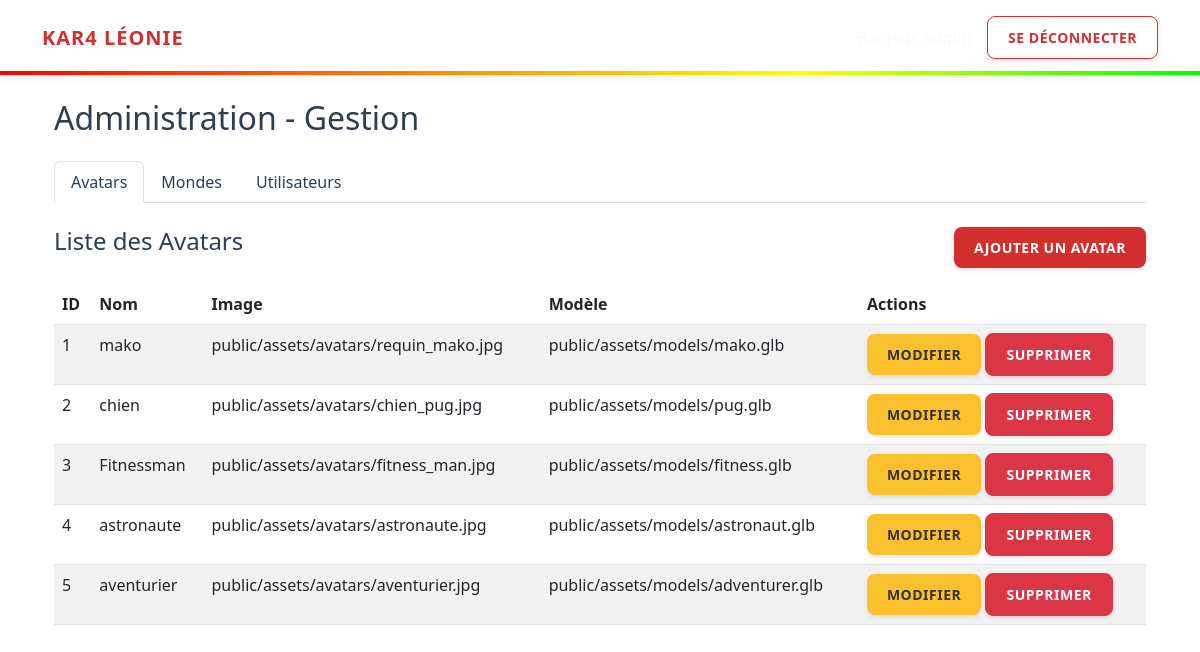
The app's page /index.php?page=admin&action=dashboard (signed in) with its own data.
### tables this page shows
CREATE TABLE `avatar` (
  `idAvatar` int(11) NOT NULL,
  `nameAvatar` varchar(50) NOT NULL,
  `imgAvatar` varchar(255) DEFAULT NULL,
  `modelAvatar` varchar(255) DEFAULT NULL
);

### controllers/AdminController.php (called while the page is built, shortened)
<?php
require_once 'models/Avatar.php';
class AdminController
{
    public function dashboard()
    {
        $avatarModel = new Avatar();
        $avatars = $avatarModel->getAll();
        require_once 'views/admin/dashboard.php';
    }
}

### config/db.php (called while the page is built, shortened)
<?php
class Database {
    private $host = "localhost";
    private $db_name = "leonie";
    private $username = "root";
    private $password = "";
    public function getConnection() {
        $this->conn = null;
        try {
            $this->conn = new PDO("mysql:host=" . $this->host . ";dbname=" . $this->db_name, $this->username, $this->password);
            $this->conn->exec("set names utf8");
        } catch(PDOException $exception) {
            echo "Connection error: " . $exception->getMessage();
        }
        return $this->conn;
    }
}

### models/Avatar.php (called while the page is built, shortened)
<?php
class Avatar
{
    private $db;
    public function __construct()
    {
        $this->db = (new Database())->getConnection();
    }
    public function getAll()
    {
        $sql = "SELECT * FROM avatar";
        $stmt = $this->db->prepare($sql);
        $stmt->execute();
        return $stmt->fetchAll(PDO::FETCH_ASSOC);
    }
}

### views/admin/dashboard.php (the view, shortened to what this page needs)
<?php include 'views/layouts/header.php'; ?>
<div class="container">
    <h2 class="mb-4">Administration - Gestion</h2>
    <ul class="nav nav-tabs mb-4" id="adminTab" role="tablist">
        <li class="nav-item" role="presentation">
            <button class="nav-link active" id="avatars-tab" data-bs-toggle="tab" data-bs-target="#avatars" type="button" role="tab">Avatars</button>
        </li>
        <li class="nav-item" role="presentation">
            <button class="nav-link" id="worlds-tab" data-bs-toggle="tab" data-bs-target="#worlds" type="button" role="tab">Mondes</button>
        </li>
        <li class="nav-item" role="presentation">
            <button class="nav-link" id="users-tab" data-bs-toggle="tab" data-bs-target="#users" type="button" role="tab">Utilisateurs</button>
        </li>
    </ul>
    <div class="tab-content" id="adminTabContent">
        <div class="tab-pane fade show active" id="avatars" role="tabpanel">
            <div class="d-flex justify-content-between mb-3">
                <h4>Liste des Avatars</h4>
                <a href="index.php?page=admin&action=addAvatar" class="btn btn-primary btn-sm">Ajouter un Avatar</a>
            </div>
            <table class="table table-striped">
                <thead>
                    <tr>
                        <th>ID</th>
                        <th>Nom</th>
                        <th>Image</th>
                        <th>Modèle</th>
                        <th>Actions</th>
                    </tr>
                </thead>
                <tbody>
                    <?php foreach($avatars as $avatar): ?>
                    <tr>
                        <td><?= $avatar['idAvatar'] ?></td>
                        <td><?= $avatar['nameAvatar'] ?></td>
                        <td><?= $avatar['imgAvatar'] ?></td>
                        <td><?= $avatar['modelAvatar'] ?? '-' ?></td>
                        <td>
                            <a href="index.php?page=admin&action=editAvatar&id=<?= $avatar['idAvatar'] ?>" class="btn btn-sm btn-warning">Modifier</a>
                            <button class="btn btn-sm btn-danger">Supprimer</button>
                        </td>
                    </tr>
                    <?php endforeach; ?>
                </tbody>
            </table>
        </div>
    </div>
</div>
<?php include 'views/layouts/footer.php'; ?>

### index.php (shortened to what this page needs)
<?php
require_once 'config/db.php';
$page = $_GET['page'] ?? 'home';
$action = $_GET['action'] ?? 'index';
$controllers = [
    'home' => 'HomeController',
    'auth' => 'AuthController',
    'admin' => 'AdminController',
    'avatar' => 'AvatarController'
];
if (array_key_exists($page, $controllers)) {
    $controllerName = $controllers[$page];
    $controllerFile = "controllers/$controllerName.php";
    if (file_exists($controllerFile)) {
        $controller = new $controllerName();
        if (method_exists($controller, $action)) {
            $controller->$action();
        } else {
            $controller->index();
        }
    } else {
        echo "Controller not found.";
    }
} else {
    require_once 'controllers/HomeController.php';
    $controller = new HomeController();
    $controller->index();
}

### views/layouts/header.php (shortened to what this page needs)
<!DOCTYPE html>
<html lang="fr">
<head>
    <link href="https://cdn.jsdelivr.net/npm/bootstrap@5.3.0/dist/css/bootstrap.min.css" rel="stylesheet">
</head>
<body>
    <nav class="navbar navbar-expand-lg navbar-dark mb-4 p-3">
        <div class="container">
            <a class="navbar-brand" href="index.php">Kar4 Léonie</a>
            <?php if (isset($_SESSION['user_id'])): ?>
                <div class="d-flex align-items-center">
                    <span class="text-light me-3">Bonjour, <?= htmlspecialchars($_SESSION['username'] ?? 'User') ?></span>
                    <a href="index.php?page=auth&action=logout" class="btn btn-outline-danger btn-sm">Se déconnecter</a>
                </div>
            <?php endif; ?>
        </div>
    </nav>
    <div class="container">

### views/layouts/footer.php (shortened to what this page needs)
</div>
</body>
</html>

### views/layouts/header.php (style rules this page uses)
:root { --christmas-red: #d32f2f; --pine-green: #388e3c; --snow-white: #ffffff; --gold: #fbc02d; --dark-text: #2c3e50; }
body { background: url('https://images.unsplash.com/photo-1491002052546-bf38f186af56?q=80&w=2608&auto=format&fit=crop') no-repeat center center fixed; background-size: cover; min-height: 100vh; font-family: 'Segoe UI', sans-serif; color: var(--dark-text); }
body::before { content: ''; position: fixed; top: 0; left: 0; right: 0; bottom: 0; background: rgba(255, 255, 255, 0.4); z-index: -1; }
.navbar { background-color: rgba(255, 255, 255, 0.95) !important; backdrop-filter: blur(10px); border-bottom: none; box-shadow: 0 4px 6px rgba(0,0,0,0.05); position: relative; }
.navbar::after { content: ''; position: absolute; bottom: 0; left: 0; right: 0; height: 4px; background: linear-gradient(90deg, #ff0000, #ff7f00, #ffff00, #00ff00, #0000ff, #4b0082, #8f00ff); background-size: 200% auto; animation: led-strip-animation 4s linear infinite; }
.navbar-brand { font-family: 'Segoe UI', sans-serif; font-weight: 700; color: var(--christmas-red) !important; text-transform: uppercase; letter-spacing: 1px; text-shadow: none; }
.nav-link { color: var(--dark-text) !important; font-weight: 500; }
.btn { border-radius: 8px; text-transform: uppercase; font-weight: 600; letter-spacing: 0.5px; padding: 10px 20px; box-shadow: 0 2px 5px rgba(0,0,0,0.1); transition: all 0.2s; }
.btn-primary { background-color: var(--christmas-red); border: none; }
.btn-warning { background-color: var(--gold); color: #333; border: none; }
.btn-outline-danger { color: var(--christmas-red); border-color: var(--christmas-red); }

### records on screen
avatar: idAvatar "1", nameAvatar "mako", imgAvatar "public/assets/avatars/requin_mako.jpg", modelAvatar "public/assets/models/mako.glb"
avatar: idAvatar "2", nameAvatar "chien", imgAvatar "public/assets/avatars/chien_pug.jpg", modelAvatar "public/assets/models/pug.glb"
avatar: idAvatar "3", nameAvatar "Fitnessman", imgAvatar "public/assets/avatars/fitness_man.jpg", modelAvatar "public/assets/models/fitness.glb"
avatar: idAvatar "4", nameAvatar "astronaute", imgAvatar "public/assets/avatars/astronaute.jpg", modelAvatar "public/assets/models/astronaut.glb"
avatar: idAvatar "5", nameAvatar "aventurier", imgAvatar "public/assets/avatars/aventurier.jpg", modelAvatar "public/assets/models/adventurer.glb"
